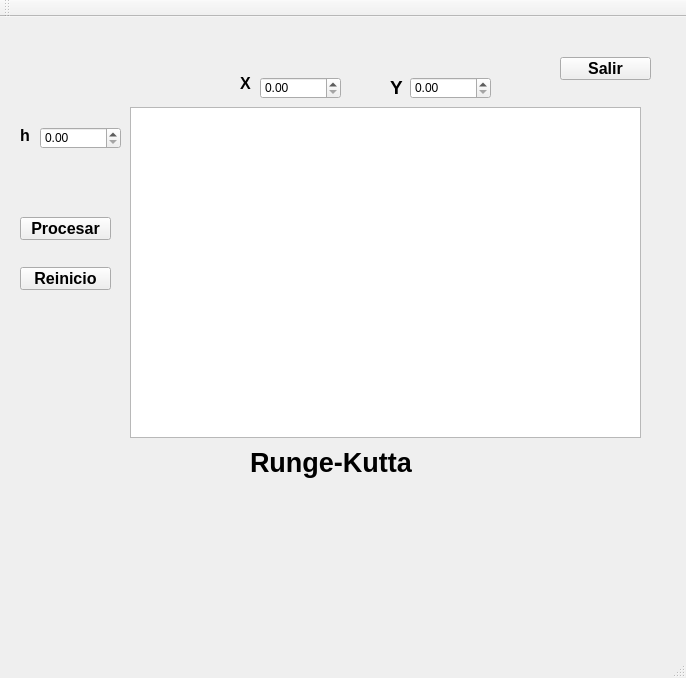
<?xml version="1.0" encoding="UTF-8"?>
<ui version="4.0">
 <class>runge</class>
 <widget class="QMainWindow" name="runge">
  <property name="geometry">
   <rect>
    <x>0</x>
    <y>0</y>
    <width>686</width>
    <height>678</height>
   </rect>
  </property>
  <property name="windowTitle">
   <string>runge</string>
  </property>
  <widget class="QWidget" name="centralWidget">
   <widget class="QLabel" name="label">
    <property name="geometry">
     <rect>
      <x>20</x>
      <y>110</y>
      <width>91</width>
      <height>16</height>
     </rect>
    </property>
    <property name="font">
     <font>
      <pointsize>12</pointsize>
      <weight>75</weight>
      <bold>true</bold>
     </font>
    </property>
    <property name="text">
     <string>h</string>
    </property>
   </widget>
   <widget class="QDoubleSpinBox" name="H">
    <property name="geometry">
     <rect>
      <x>40</x>
      <y>110</y>
      <width>81</width>
      <height>22</height>
     </rect>
    </property>
   </widget>
   <widget class="QLabel" name="label_2">
    <property name="geometry">
     <rect>
      <x>240</x>
      <y>60</y>
      <width>47</width>
      <height>13</height>
     </rect>
    </property>
    <property name="font">
     <font>
      <pointsize>12</pointsize>
      <weight>75</weight>
      <bold>true</bold>
     </font>
    </property>
    <property name="text">
     <string>X</string>
    </property>
   </widget>
   <widget class="QDoubleSpinBox" name="x">
    <property name="geometry">
     <rect>
      <x>260</x>
      <y>60</y>
      <width>81</width>
      <height>22</height>
     </rect>
    </property>
   </widget>
   <widget class="QLabel" name="label_3">
    <property name="geometry">
     <rect>
      <x>390</x>
      <y>60</y>
      <width>47</width>
      <height>21</height>
     </rect>
    </property>
    <property name="font">
     <font>
      <pointsize>14</pointsize>
      <weight>75</weight>
      <bold>true</bold>
     </font>
    </property>
    <property name="text">
     <string>Y</string>
    </property>
   </widget>
   <widget class="QDoubleSpinBox" name="y">
    <property name="geometry">
     <rect>
      <x>410</x>
      <y>60</y>
      <width>81</width>
      <height>22</height>
     </rect>
    </property>
   </widget>
   <widget class="QTextEdit" name="resultados">
    <property name="geometry">
     <rect>
      <x>130</x>
      <y>90</y>
      <width>511</width>
      <height>331</height>
     </rect>
    </property>
   </widget>
   <widget class="QPushButton" name="Procesar">
    <property name="geometry">
     <rect>
      <x>20</x>
      <y>200</y>
      <width>91</width>
      <height>23</height>
     </rect>
    </property>
    <property name="font">
     <font>
      <pointsize>12</pointsize>
      <weight>75</weight>
      <bold>true</bold>
     </font>
    </property>
    <property name="text">
     <string>Procesar</string>
    </property>
   </widget>
   <widget class="QPushButton" name="Reinicio">
    <property name="geometry">
     <rect>
      <x>20</x>
      <y>250</y>
      <width>91</width>
      <height>23</height>
     </rect>
    </property>
    <property name="font">
     <font>
      <pointsize>12</pointsize>
      <weight>75</weight>
      <bold>true</bold>
     </font>
    </property>
    <property name="text">
     <string>Reinicio</string>
    </property>
   </widget>
   <widget class="QPushButton" name="Salir">
    <property name="geometry">
     <rect>
      <x>560</x>
      <y>40</y>
      <width>91</width>
      <height>23</height>
     </rect>
    </property>
    <property name="font">
     <font>
      <pointsize>12</pointsize>
      <weight>75</weight>
      <bold>true</bold>
     </font>
    </property>
    <property name="text">
     <string>Salir</string>
    </property>
   </widget>
   <widget class="QLabel" name="label_7">
    <property name="geometry">
     <rect>
      <x>250</x>
      <y>420</y>
      <width>231</width>
      <height>51</height>
     </rect>
    </property>
    <property name="font">
     <font>
      <pointsize>20</pointsize>
      <weight>75</weight>
      <bold>true</bold>
     </font>
    </property>
    <property name="text">
     <string>Runge-Kutta</string>
    </property>
   </widget>
  </widget>
  <widget class="QMenuBar" name="menuBar">
   <property name="geometry">
    <rect>
     <x>0</x>
     <y>0</y>
     <width>686</width>
     <height>21</height>
    </rect>
   </property>
  </widget>
  <widget class="QToolBar" name="mainToolBar">
   <attribute name="toolBarArea">
    <enum>TopToolBarArea</enum>
   </attribute>
   <attribute name="toolBarBreak">
    <bool>false</bool>
   </attribute>
  </widget>
  <widget class="QStatusBar" name="statusBar"/>
 </widget>
 <layoutdefault spacing="6" margin="11"/>
 <resources/>
 <connections/>
</ui>
